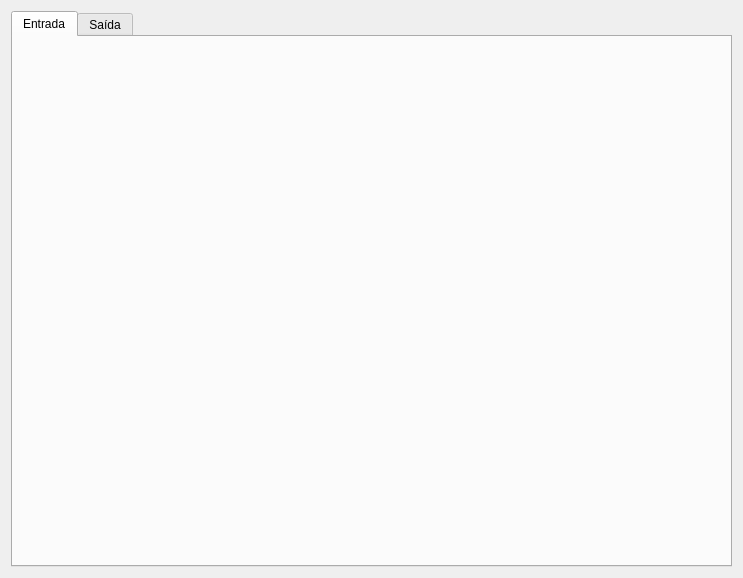
<?xml version="1.0" encoding="UTF-8"?>
<ui version="4.0">
 <class>WidgetNfe</class>
 <widget class="QWidget" name="WidgetNfe">
  <property name="geometry">
   <rect>
    <x>0</x>
    <y>0</y>
    <width>743</width>
    <height>578</height>
   </rect>
  </property>
  <property name="windowTitle">
   <string>Form</string>
  </property>
  <layout class="QGridLayout" name="gridLayout">
   <item row="0" column="0">
    <widget class="QTabWidget" name="tabWidgetNfe">
     <property name="currentIndex">
      <number>0</number>
     </property>
     <widget class="QWidget" name="tabEntrada">
      <attribute name="title">
       <string>Entrada</string>
      </attribute>
      <layout class="QGridLayout" name="gridLayout_44">
       <item row="0" column="0">
        <widget class="WidgetNfeEntrada" name="widgetEntrada" native="true"/>
       </item>
      </layout>
     </widget>
     <widget class="QWidget" name="tabSaida">
      <attribute name="title">
       <string>Saída</string>
      </attribute>
      <layout class="QGridLayout" name="gridLayout_45">
       <item row="0" column="0">
        <widget class="WidgetNfeSaida" name="widgetSaida" native="true"/>
       </item>
      </layout>
     </widget>
    </widget>
   </item>
  </layout>
 </widget>
 <customwidgets>
  <customwidget>
   <class>WidgetNfeSaida</class>
   <extends>QWidget</extends>
   <header>src/widgetnfesaida.h</header>
   <container>1</container>
  </customwidget>
  <customwidget>
   <class>WidgetNfeEntrada</class>
   <extends>QWidget</extends>
   <header>src/widgetnfeentrada.h</header>
   <container>1</container>
  </customwidget>
 </customwidgets>
 <resources/>
 <connections/>
</ui>
